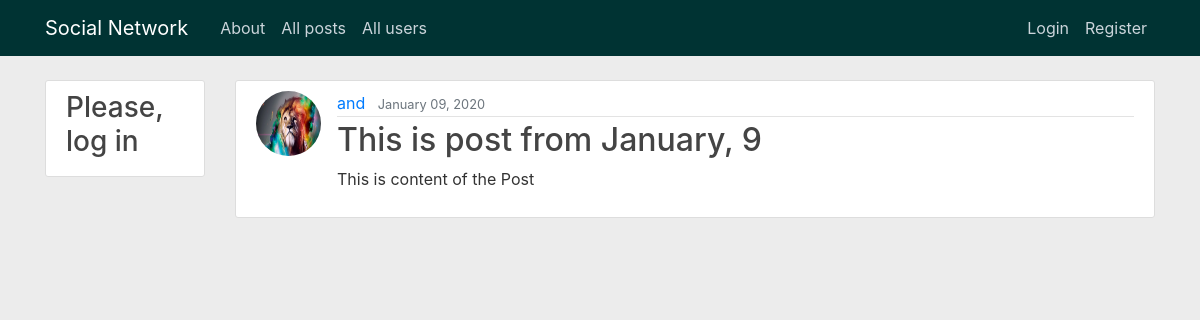
The app's page /post/2/ with its own data.
### blog/models.py (models this page shows, shortened)
class Post(models.Model):
    title = models.CharField(max_length=100)
    content = models.TextField()
    date_posted = models.DateTimeField(default=timezone.now)
    author = models.ForeignKey(User, on_delete=models.CASCADE)

### users/models.py (models this page shows, shortened)
class Profile(models.Model):
    user = models.OneToOneField(User, on_delete=models.CASCADE)
    image = models.ImageField(default='default.jpg', upload_to='profile_pics')

### blog/views.py (the view)
# urls.py: path('post/<int:pk>/', PostDetailView.as_view(), name='post-detail'),
class PostDetailView(DetailView):
    model = Post

### blog/templates/blog/post_detail.html (shortened to what this page needs)
{% extends "base/base.html" %}
{% block content %}
    <article class="media content-section">
        <img class="rounded-circle article-img" src="{{ object.author.profile.image.url }}">
        <div class="media-body">
            <div class="article-metadata">
                <a class="mr-2" href="{% url 'profile' object.author.id %}">{{ object.author }}</a>
                <small class="text-muted">{{ object.date_posted|date:"F d, Y" }}</small>
            </div>
            <h2 class="article-title">{{ object.title }}</h2>
            <p class="article-content">{{ object.content }}</p>
        </div>
    </article>
{% endblock content %}

### base/static/base/main.css (style rules this page uses)
body { background: #ececec; color: #333333; margin-top: 5rem; }
h1, h2, h3, h4, h5, h6 { color: #444444; }
.content-section { background: #ffffff; padding: 10px 20px; border: 1px solid #dddddd; border-radius: 3px; margin-bottom: 20px; }
.article-title { color: #444444; }
.article-content { white-space: pre-line; }
.article-img { height: 65px; width: 65px; margin-right: 16px; }
.article-metadata { padding-bottom: 1px; margin-bottom: 4px; border-bottom: 1px solid #e3e3e3 }

### records on screen
Post: author.profile.image (placeholder picture), author "and", date_posted "January 09, 2020", title "This is post from January, 9", content "This is content of the Post"
